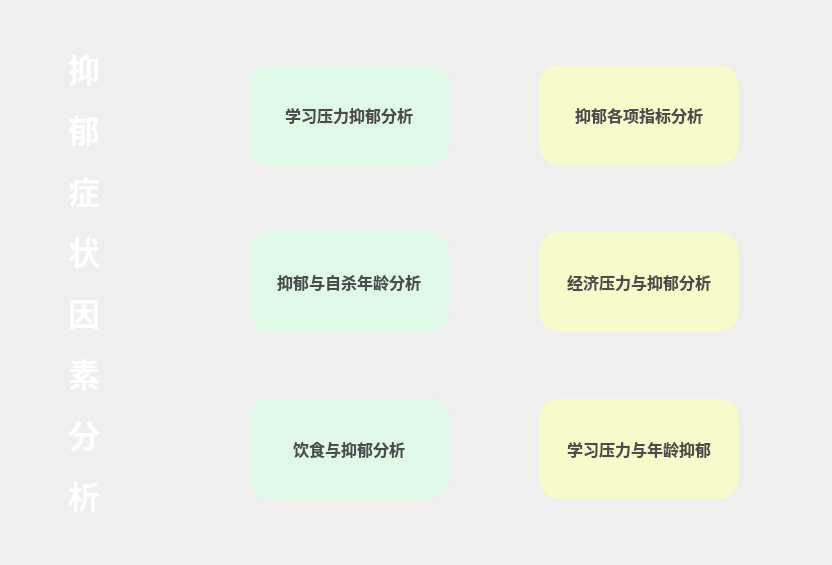
<?xml version="1.0" encoding="UTF-8"?>
<ui version="4.0">
 <class>MainWindow</class>
 <widget class="QMainWindow" name="MainWindow">
  <property name="geometry">
   <rect>
    <x>0</x>
    <y>0</y>
    <width>832</width>
    <height>565</height>
   </rect>
  </property>
  <property name="windowTitle">
   <string>MainWindow</string>
  </property>
  <property name="styleSheet">
   <string notr="true">QWidget{
	background-image: url(:/bj/img/bj.jpg);
	background-position:center;
}
</string>
  </property>
  <widget class="QWidget" name="centralwidget">
   <layout class="QHBoxLayout" name="horizontalLayout">
    <item>
     <widget class="QLabel" name="label">
      <property name="sizePolicy">
       <sizepolicy hsizetype="Minimum" vsizetype="Preferred">
        <horstretch>0</horstretch>
        <verstretch>0</verstretch>
       </sizepolicy>
      </property>
      <property name="minimumSize">
       <size>
        <width>150</width>
        <height>0</height>
       </size>
      </property>
      <property name="styleSheet">
       <string notr="true">background:none;</string>
      </property>
      <property name="text">
       <string>&lt;html&gt;&lt;head/&gt;&lt;body&gt;&lt;p align=&quot;center&quot;&gt;&lt;span style=&quot; font-size:24pt; font-weight:600; color:#ffffff;&quot;&gt;抑&lt;/span&gt;&lt;/p&gt;&lt;p align=&quot;center&quot;&gt;&lt;span style=&quot; font-size:24pt; font-weight:600; color:#ffffff;&quot;&gt;郁&lt;/span&gt;&lt;/p&gt;&lt;p align=&quot;center&quot;&gt;&lt;span style=&quot; font-size:24pt; font-weight:600; color:#ffffff;&quot;&gt;症&lt;/span&gt;&lt;/p&gt;&lt;p align=&quot;center&quot;&gt;&lt;span style=&quot; font-size:24pt; font-weight:600; color:#ffffff;&quot;&gt;状&lt;/span&gt;&lt;/p&gt;&lt;p align=&quot;center&quot;&gt;&lt;span style=&quot; font-size:24pt; font-weight:600; color:#ffffff;&quot;&gt;因&lt;/span&gt;&lt;/p&gt;&lt;p align=&quot;center&quot;&gt;&lt;span style=&quot; font-size:24pt; font-weight:600; color:#ffffff;&quot;&gt;素&lt;/span&gt;&lt;/p&gt;&lt;p align=&quot;center&quot;&gt;&lt;span style=&quot; font-size:24pt; font-weight:600; color:#ffffff;&quot;&gt;分&lt;/span&gt;&lt;/p&gt;&lt;p align=&quot;center&quot;&gt;&lt;span style=&quot; font-size:24pt; font-weight:600; color:#ffffff;&quot;&gt;析&lt;/span&gt;&lt;/p&gt;&lt;/body&gt;&lt;/html&gt;</string>
      </property>
     </widget>
    </item>
    <item>
     <widget class="QWidget" name="widget" native="true">
      <property name="sizePolicy">
       <sizepolicy hsizetype="Expanding" vsizetype="Preferred">
        <horstretch>0</horstretch>
        <verstretch>0</verstretch>
       </sizepolicy>
      </property>
      <property name="styleSheet">
       <string notr="true">background:none;</string>
      </property>
      <layout class="QGridLayout" name="gridLayout">
       <property name="horizontalSpacing">
        <number>15</number>
       </property>
       <property name="verticalSpacing">
        <number>20</number>
       </property>
       <item row="1" column="2">
        <widget class="QToolButton" name="toolButton_2">
         <property name="minimumSize">
          <size>
           <width>200</width>
           <height>100</height>
          </size>
         </property>
         <property name="styleSheet">
          <string notr="true">border-radius:20px;
background-color: rgba(251, 255, 184, 170);
font-size:16px;
font-weight:900;
color: rgb(76, 76, 76);</string>
         </property>
         <property name="text">
          <string>抑郁各项指标分析</string>
         </property>
        </widget>
       </item>
       <item row="2" column="2">
        <widget class="QToolButton" name="toolButton_4">
         <property name="minimumSize">
          <size>
           <width>200</width>
           <height>100</height>
          </size>
         </property>
         <property name="styleSheet">
          <string notr="true">border-radius:20px;
background-color: rgba(251, 255, 184, 170);
font-size:16px;
font-weight:900;
color: rgb(76, 76, 76);</string>
         </property>
         <property name="text">
          <string>经济压力与抑郁分析</string>
         </property>
        </widget>
       </item>
       <item row="1" column="1">
        <widget class="QToolButton" name="toolButton">
         <property name="minimumSize">
          <size>
           <width>200</width>
           <height>100</height>
          </size>
         </property>
         <property name="styleSheet">
          <string notr="true">border-radius:20px;
background-color: rgba(215, 255, 224, 150);
font-size:16px;
font-weight:900;
color: rgb(76, 76, 76);</string>
         </property>
         <property name="text">
          <string>学习压力抑郁分析</string>
         </property>
        </widget>
       </item>
       <item row="2" column="1">
        <widget class="QToolButton" name="toolButton_3">
         <property name="minimumSize">
          <size>
           <width>200</width>
           <height>100</height>
          </size>
         </property>
         <property name="styleSheet">
          <string notr="true">border-radius:20px;
background-color: rgba(215, 255, 224, 150);
font-size:16px;
font-weight:900;
color: rgb(76, 76, 76);</string>
         </property>
         <property name="text">
          <string>抑郁与自杀年龄分析</string>
         </property>
        </widget>
       </item>
       <item row="3" column="2">
        <widget class="QToolButton" name="toolButton_6">
         <property name="minimumSize">
          <size>
           <width>200</width>
           <height>100</height>
          </size>
         </property>
         <property name="styleSheet">
          <string notr="true">border-radius:20px;
background-color: rgba(251, 255, 184, 170);
font-size:16px;
font-weight:900;
color: rgb(76, 76, 76);</string>
         </property>
         <property name="text">
          <string>学习压力与年龄抑郁</string>
         </property>
        </widget>
       </item>
       <item row="3" column="1">
        <widget class="QToolButton" name="toolButton_5">
         <property name="minimumSize">
          <size>
           <width>200</width>
           <height>100</height>
          </size>
         </property>
         <property name="styleSheet">
          <string notr="true">border-radius:20px;
background-color: rgba(215, 255, 224, 150);
font-size:16px;
font-weight:900;
color: rgb(76, 76, 76);</string>
         </property>
         <property name="text">
          <string>饮食与抑郁分析</string>
         </property>
        </widget>
       </item>
      </layout>
     </widget>
    </item>
   </layout>
  </widget>
 </widget>
 <resources>
  <include location="MyWindow.qrc"/>
 </resources>
 <connections/>
</ui>
